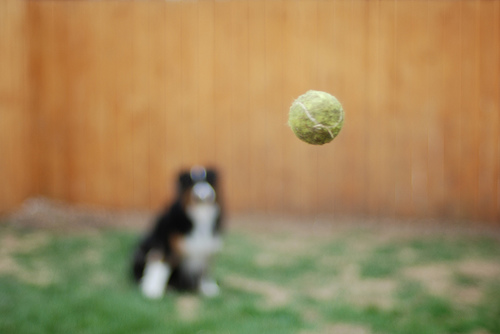
#> input picture temp_tennis/test_images/n04409515_1491.JPEG, 500 x 334 px; its folder holds only this picture in this run
$ python hough.py
#> lines starting #> are read from the running program, lines starting #| are printed output that depends on the picture; after the words box and inside, x2 and y2 are one past the last pixel; in counts of white or black regions, pixels touching at a corner belong together
import numpy as np
import cv2
import glob

for imagePath in glob.glob("test_images/*.JPEG"):
    image = cv2.imread(imagePath, 0)
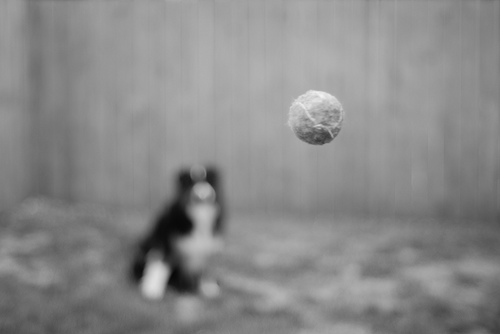
#> image: shape (334, 500); min 7, max 243, mean 137.6
    image = cv2.medianBlur(image, 5)
    cv2.imshow("Test", image)
    cv2.waitKey(0)
    circles = cv2.HoughCircles(image, cv2.HOUGH_GRADIENT, 1, 20,
            param1=3,param2=120,minRadius=0,maxRadius=0)
#> circles = [[254.5, 82.5, 65.5]]
    print(circles)
#| [[[254.5  82.5  65.5]]]
    circles = np.uint16(np.around(circles))
#> circles = [[254, 82, 66]]
    cimg = image
    for i in circles[0,:]:
        # draw the outer circle
        cv2.circle(cimg,(i[0],i[1]),i[2],(0,255,0),2)
        # draw the center of the circle
        cv2.circle(cimg,(i[0],i[1]),2,(0,0,255),3)
#> this loop made 1 pass
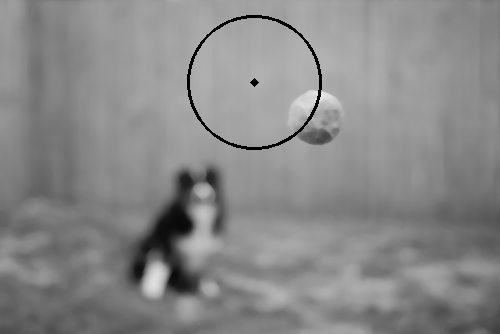
#> cimg: shape (334, 500); min 0, max 235, mean 136.4
    cv2.imshow('detected circles',cimg)
    cv2.waitKey(0)

$ run again, on temp_tennis/test_images/n04409515_480.JPEG
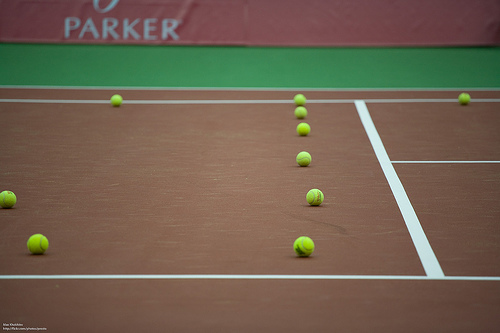
#> input picture temp_tennis/test_images/n04409515_480.JPEG, 500 x 333 px
#> `image = cv2.imread(imagePath, 0)`:
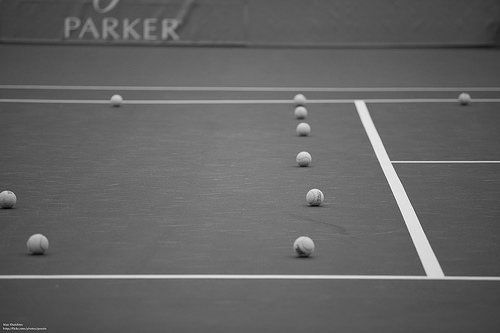
#> image: shape (333, 500); min 2, max 248, mean 99.8
#> `circles = cv2.HoughCircles(image, cv2.HOUGH_GRADIENT, 1, 20, param1=3,..`: circles = [[359.5, 101.5, 90.2], [389.5, 155.5, 68.3], [194.5, 121.5, 67.6], [126.5, 271.5, 56.8], [241.5, 271.5, 60.5]]
#| [[[359.5 101.5  90.2]
#|   [389.5 155.5  68.3]
#|   [194.5 121.5  67.6]
#|   [126.5 271.5  56.8]
#|   [241.5 271.5  60.5]]]
#> `circles = np.uint16(np.around(circles))`: circles = [[360, 102, 90], [390, 156, 68], [194, 122, 68], [126, 272, 57], [242, 272, 60]]
#> the loop `for i in circles[0,:]:` made 5 passes
#> after the loop `for i in circles[0,:]:`:
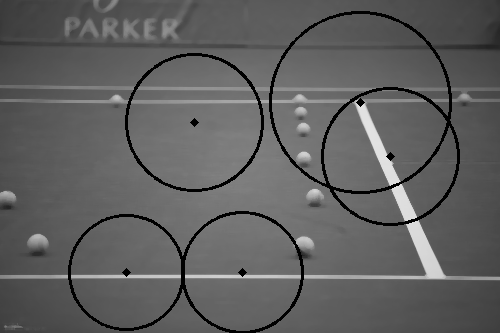
#> cimg: shape (333, 500); min 0, max 227, mean 95.2

$ run again, on temp_tennis/test_images/n04409515_657.JPEG
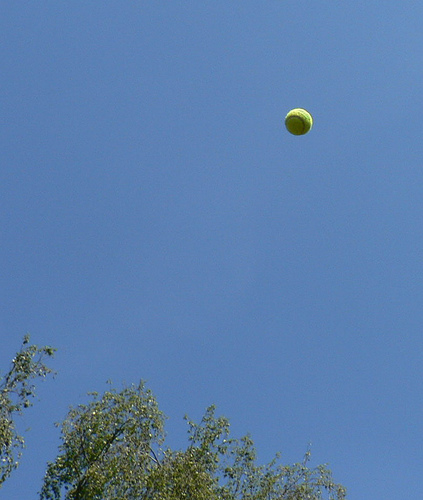
#> input picture temp_tennis/test_images/n04409515_657.JPEG, 423 x 500 px
#> `image = cv2.imread(imagePath, 0)`:
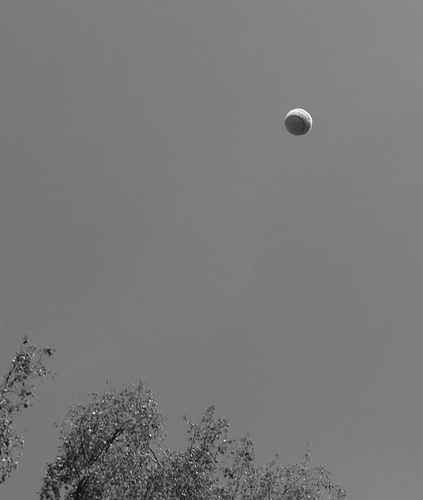
#> image: shape (500, 423); min 2, max 253, mean 120.9
#> `circles = cv2.HoughCircles(image, cv2.HOUGH_GRADIENT, 1, 20, param1=3,..`: circles = 25 rows, first 8: [191.5, 302.5, 154.5], [258.5, 348.5, 140.2], [259.5, 382.5, 108.6], [232.5, 374.5, 114.5], [126.5, 307.5, 107.8], [240.5, 397.5, 99.5], [278.5, 371.5, 103], [135.5, 289.5, 110.6]
#> (printed output is left out)
#> `circles = np.uint16(np.around(circles))`: circles = 25 rows, first 8: [192, 302, 154], [258, 348, 140], [260, 382, 109], [232, 374, 114], [126, 308, 108], [240, 398, 100], [278, 372, 103], [136, 290, 111]
#> the loop `for i in circles[0,:]:` made 25 passes
#> after the loop `for i in circles[0,:]:`:
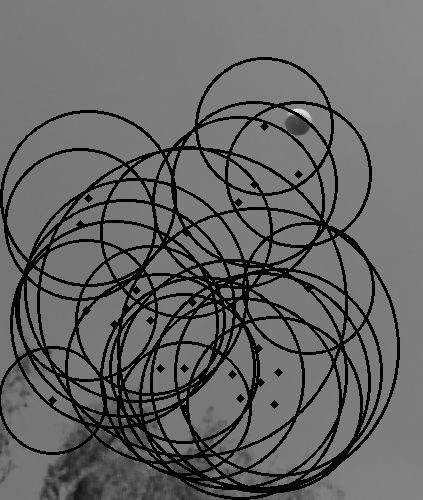
#> cimg: shape (500, 423); min 0, max 230, mean 99.8
